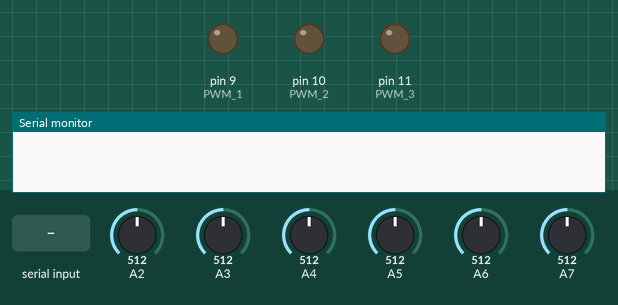
The sketch below on a simulated Arduino Uno, built with avr-gcc and run on an emulated ATmega328P. Parts: output pins drawn as LEDs (lit = HIGH), the last lines printed to the serial monitor. The inputs (shaded band) are chosen by the test bench; at power-on: A2 = 512, A3 = 512, A4 = 512, A5 = 512, A6 = 512, A7 = 512.

Above: at 1.2 s.
1.3 s: "t\n" received over Serial
2.8 s: byte 10 ('\n') received over Serial
At 3.1 s:
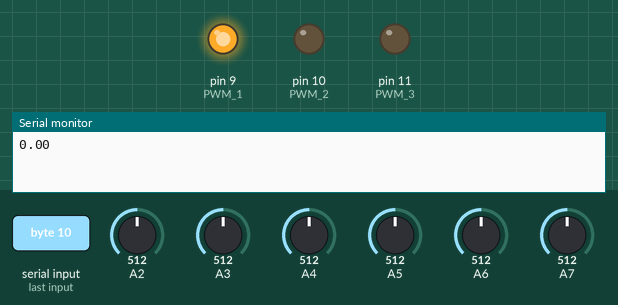
4.3 s: byte 98 ('b') received over Serial
At 5.5 s:
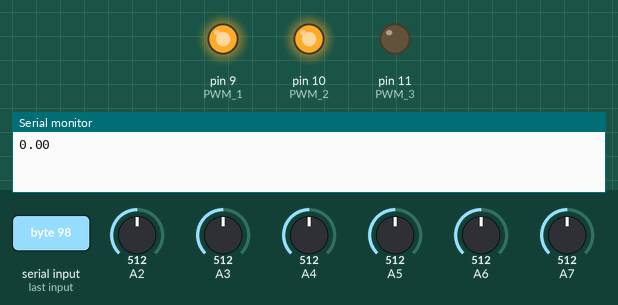
5.8 s: byte 102 ('f') received over Serial
At 6.6 s:
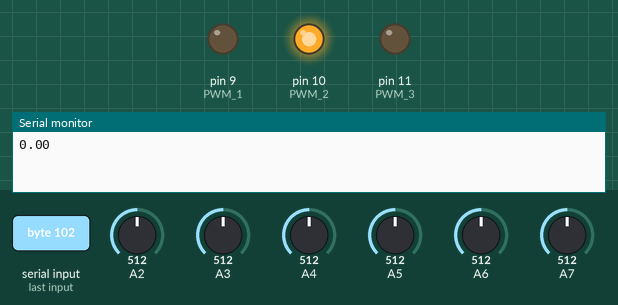
7.3 s: byte 99 ('c') received over Serial
At 7.7 s:
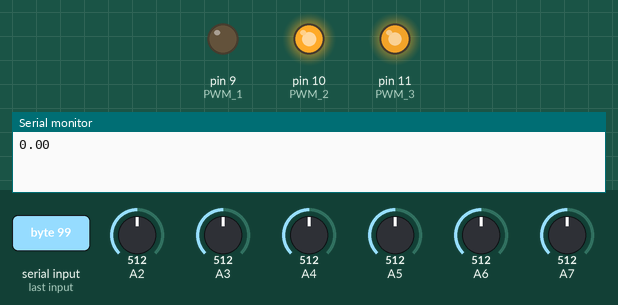
8.8 s: byte 101 ('e') received over Serial
At 10.1 s:
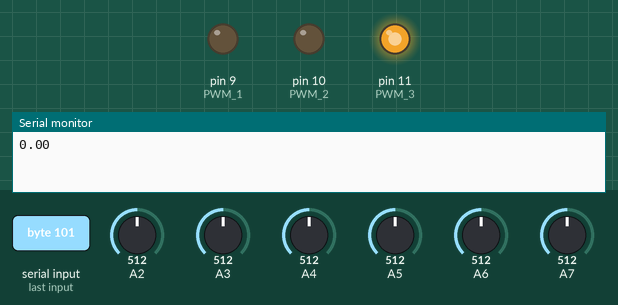
Timing chart, 0 to 11.3 s (numbered marks = the images above; inputs shaded):
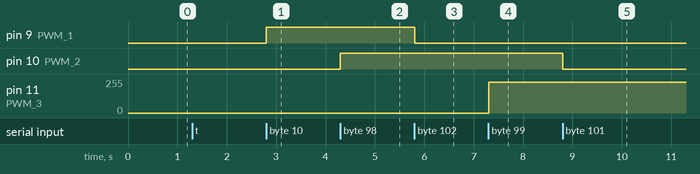

Measured:
- after the input at 2.8 s, pin 9 (PWM_1): LOW → HIGH at once
- after the input at 4.3 s, pin 10 (PWM_2): LOW → HIGH at once
- after the input at 5.8 s, pin 9 (PWM_1): HIGH → LOW at once
- after the input at 7.3 s, pin 11 (PWM_3): 0/255 → 229/255 at once
- after the input at 8.8 s, pin 10 (PWM_2): HIGH → LOW at once

The sketch:

sketch_arduino.ino
```cpp
// Arduino UNO controller for Multichannel Controller project 22-1-2-2564 at Tel Aviv University

// giving meaningful names to the relevant pins which we use in the controller and creating global variables
int PWM_1 = 9;
int PWM_2 = 10;
int PWM_3 = 11;
char V_3 = 'A0';
char I_3 = 'A1';
char V_2 = 'A2';
char I_2 = 'A3';
char V_1 = 'A4';
char I_1 = 'A5';
char data = NULL;
int channel = 0;
int counter;
int wrd_cnt = 0;
char wrd[10] = "";
float input;
// creating an array which represents the state of each channel (voltage, current, duty cycle)
float converters[3][3] = {0};
float voltages[3] = {0};
float currents[3] = {0};
int DCs[3] = {0};

void setup() {
  // put your setup code here, to run once:
  pinMode(PWM_1,OUTPUT); // setting digital pin 9 to be the PWM signal for channel 1 converter
  TCCR1B = TCCR1B & B11111000 | B00000001;
  pinMode(PWM_2,OUTPUT); // setting digital pin 10 to be the PWM signal for channel 2 converter
  TCCR1B = TCCR1B & B11111000 | B00000001;
  pinMode(PWM_3,OUTPUT); // setting digital pin 11 to be the PWM signal for channel 3 converter
  TCCR2B = TCCR2B & B11111000 | B00000001;
  Serial.begin(9600);
  counter = -1;
  input = 0;
}

void control(){
// checking all channel periodically and disconnecting a channel in case of over voltage or over power
  for(int i=0; i<3 ; i++){

    if(converters[i][0] != 0){
      if((voltages[i] >= converters[i][1]) || (voltages[i]*currents[i] >= converters[i][2])){
        converters[i][0] = 0;
        converters[i][1] = 0;
        converters[i][2] = 0;
        DCs[i] = 0;
        analogWrite(i+9,LOW);
        TCCR2B = TCCR2B & B11111000 | B00000001;
      }
    }
  }
}

void loop() {
  // put your main code here, to run repeatedly:

  // reading analog data and calculating the voltage and current values for each channel
  voltages[0] = analogRead(V_1)*(15.0/1023.0);
  voltages[1] = analogRead(V_2)*(15.0/1023.0);
  voltages[2] = analogRead(V_3)*(15.0/1023.0);
  currents[0] = (analogRead(I_1)*(5.0/1023.0)-2.5)/0.66;
  currents[1] = (analogRead(I_2)*(5.0/1023.0)-2.5)/0.66;
  currents[2] = (analogRead(I_3)*(5.0/1023.0)-2.5)/0.66;

  // updating the duty cycle in case the control algorithm changed anything
  analogWrite(PWM_1,DCs[0]);
  TCCR1B = TCCR1B & B11111000 | B00000001;
  analogWrite(PWM_2,DCs[1]);
  TCCR1B = TCCR1B & B11111000 | B00000001;
  analogWrite(PWM_3,DCs[2]);
  TCCR2B = TCCR2B & B11111000 | B00000001;
  if(counter == -1){
    control();
  }

  // reading the UART communication fron the user using the GUI and sending commands
  if(Serial.available()) {
    data = Serial.read();
    wrd[wrd_cnt] = data;
    wrd_cnt++;
    if('\n' == data){
      if(counter != -1){
        input = atof(wrd);
        memset(wrd, 0, 10);
      }
      wrd_cnt = 0;
      counter++;
    }

    // responding according to which command was given (reading / writing / turning off)
    if(data == 'r') {
      Serial.println(voltages[0]);
    }

    if(data == 'k') {
      Serial.println(currents[0]);
    }

    if(data == 'm') {
      Serial.println(voltages[1]);
    }

    if(data == 'n') {
      Serial.println(currents[1]);
    }

    if(data == 'p') {
      Serial.println(voltages[2]);
    }

    if(data == 't') {
      Serial.println(currents[2]);
    }

    if(data == 'f') {
      converters[0][0] = 0;
      converters[0][1] = 0;
      converters[0][2] = 0;
      DCs[0] = 0;
    }
    if(data == 'e') {
      converters[1][0] = 0;
      converters[1][1] = 0;
      converters[1][2] = 0;
      DCs[1] = 0;
    }
    if(data == 'h') {
      converters[2][0] = 0;
      converters[2][1] = 0;
      converters[2][2] = 0;
      DCs[2] = 0;
    }

    // identifying which channel is relevant for the current command
    if(data == 'a'){
      channel = 0;
    }
    else if(data == 'b'){
      channel = 1;
    }
    else if(data == 'c'){
      channel = 2;
    }
    if(counter == 1){
      converters[channel][0] = input;
      if (channel == 0)
        DCs[channel] = (converters[channel][0]-1.283)*(255/15.82); // calculation based on calibration done on the buck converter
      else
        DCs[channel] = (converters[channel][0]-1.6081)*(255/14.91); // calculation based on calibration done on the buck converter
    }

    else if(counter == 2){
      converters[channel][1] = input;
    }
    else if(counter == 3){
      converters[channel][2] = input;
      counter = -1;
    }
  }
}
```
